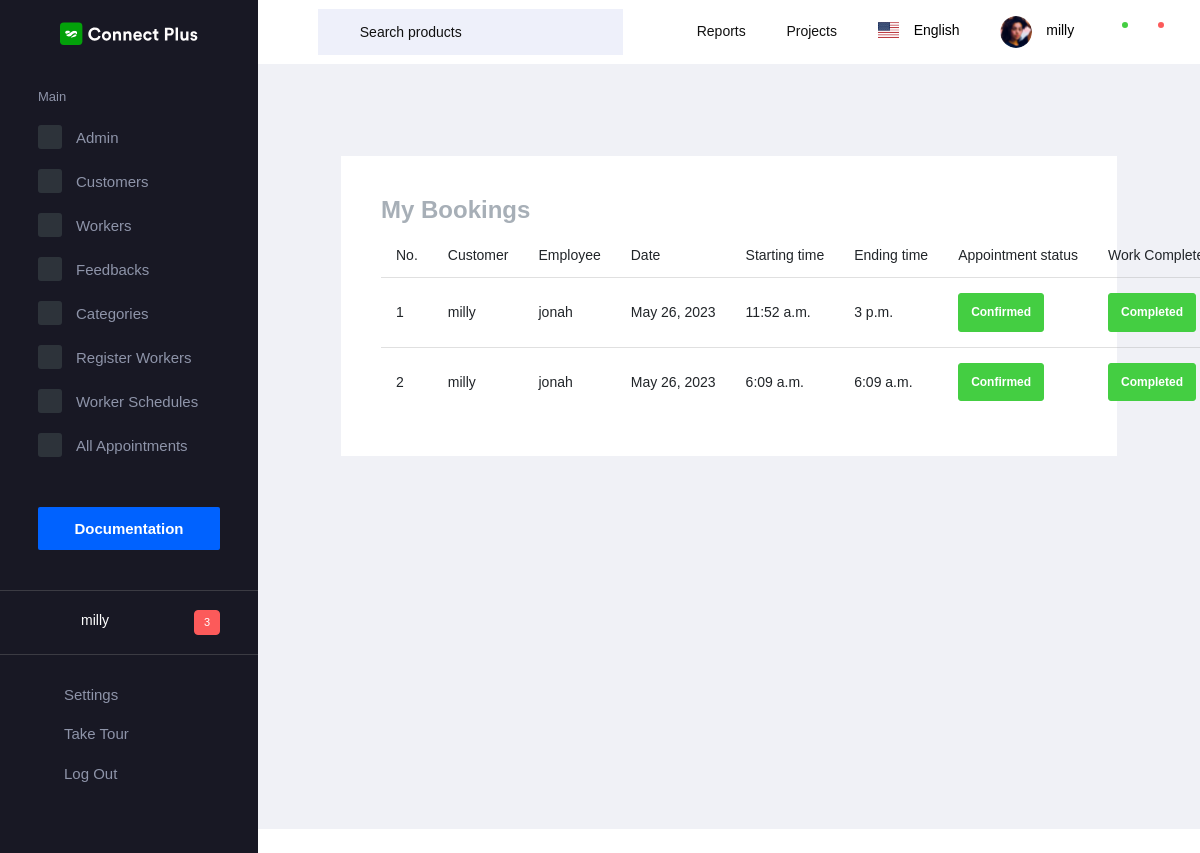
Screenshot of /all_appointments (signed in) with the database file from the repository.
### app/models.py (models this page shows)
class Login(AbstractUser):
    is_worker = models.BooleanField(default=False)
    is_customer = models.BooleanField(default=False)
    name = models.CharField(max_length=42, null=True)
    phone = models.CharField(max_length=15, null=True)
    profile_pic = models.FileField(upload_to='documents/', null=True)
    status = models.IntegerField(default=0, null=True)
    category = models.ForeignKey(WorkerCategory, on_delete=models.CASCADE, null=True)
    gender = models.CharField(max_length=10)
    address = models.TextField(max_length=150)

class BookAppointment(models.Model):
    schedule = models.ForeignKey(WorkSchedule, on_delete=models.DO_NOTHING)
    customer = models.ForeignKey(Login, on_delete=models.DO_NOTHING)
    status = models.IntegerField(default=0, null=True)
    completed = models.IntegerField(default=0, null=True)

class WorkSchedule(models.Model):
    user = models.ForeignKey(Login, on_delete=models.DO_NOTHING)
    date = models.DateField(null=True, blank=True)
    start_time = models.TimeField()
    end_time = models.TimeField()
    customer = models.CharField(max_length=20, null=True, blank=True)

### app/admin_views.py (the view)
# urls.py: path('all_appointments', admin_views.all_appointments, name="all_appointments"),
@cache_control(no_cache=True, must_revalidate=True, no_store=True)
@login_required
def all_appointments(request):
    data = BookAppointment.objects.all()
    return render(request, 'admin/all_appointments.html', {'data': data})

### templates/admin/all_appointments.html (shortened to what this page needs)
{% extends "admin/base_admin.html" %}
{%load crispy_forms_tags %}
{% block content %}
<div class="content-wrapper">
        <div class="row">
            <div class="col-md-12 grid-margin stretch-card">
                <div class="card">
                  <div class="card-body">
                      <h2>My Bookings</h2>
                      <table class="table">
                        <thead>
                          <tr>
                            <th scope="col">No.</th>
                            <th scope="col">Customer</th>
                            <th scope="col">Employee</th>
                            <th scope="col">Date</th>
                            <th scope="col">Starting time</th>
                            <th scope="col">Ending time</th>
                            <th scope="col">Appointment status</th>
                            <th scope="col">Work Completed</th>
                          </tr>
                        </thead>
                        <tbody>
                        {% for i in data %}
                          <tr>
                            <td>{{forloop.counter}}</td>
                            <td>{{i.customer}}</td>
                            <td>{{i.schedule.user}}</td>
                            <td>{{i.schedule.date}}</td>
                            <td>{{i.schedule.start_time}}</td>
                            <td>{{i.schedule.end_time}}</td>
                            <td>
                              {% if i.status == 0 %}
                              <button type="button" class="btn btn-warning">Pending</button>
                                  {% elif i.status == 1 %}
                                      <button type="button" class="btn btn-success">Confirmed</button>
                              {% else %}
                                      <button type="button" class="btn btn-danger">Rejected</button>
                              {% endif %}
                              </td>
                              <td>
                                  {% if i.completed == 1 %}
                                  <button type="button" class="btn btn-success">Completed</button>
                                  {% else %}
                                  <button type="button" class="btn btn-danger">Not Completed</button>
                                  {% endif %}
                              </td>
                          </tr>
                          {% endfor %}
                        </tbody>
                      </table>
                  </div>
                </div>
            </div>
        </div>
</div>
{% endblock %}

### templates/admin/base_admin.html (shortened to what this page needs)
<!DOCTYPE html>
<html lang="en">
{% load static %}
  <head>
    <link rel="stylesheet" href=" {% static 'dashboard/vendors/mdi/css/materialdesignicons.min.css' %} ">
    <link rel="stylesheet" href=" {% static 'dashboard/vendors/flag-icon-css/css/flag-icon.min.css' %} ">
    <link rel="stylesheet" href=" {% static 'dashboard/vendors/css/vendor.bundle.base.css' %} ">
    <link rel="stylesheet" href=" {% static 'dashboard/vendors/font-awesome/css/font-awesome.min.css' %} " />
    <link rel="stylesheet" href=" {% static 'dashboard/vendors/bootstrap-datepicker/bootstrap-datepicker.min.css' %} ">
    <link rel="stylesheet" href=" {% static 'dashboard/css/style.css' %} ">
  </head>
  <body>
    <div class="container-scroller">
      <nav class="navbar default-layout-navbar col-lg-12 col-12 p-0 fixed-top d-flex flex-row">
        <div class="text-center navbar-brand-wrapper d-flex align-items-center justify-content-center">
          <a class="navbar-brand brand-logo" href=" {% static 'index.html' %} "><img src=" {% static 'dashboard/images/logo.svg' %} " alt="logo" /></a>
        </div>
        <div class="navbar-menu-wrapper d-flex align-items-stretch">
          <button class="navbar-toggler navbar-toggler align-self-center" type="button" data-toggle="minimize">
            <span class="mdi mdi-menu"></span>
          </button>
          <div class="search-field d-none d-xl-block">
            <form class="d-flex align-items-center h-100" action="#">
              <div class="input-group">
                <div class="input-group-prepend bg-transparent">
                  <i class="input-group-text border-0 mdi mdi-magnify"></i>
                </div>
                <input type="text" class="form-control bg-transparent border-0" placeholder="Search products">
              </div>
            </form>
          </div>
          <ul class="navbar-nav navbar-nav-right">
            <li class="nav-item  dropdown d-none d-md-block">
              <a class="nav-link dropdown-toggle" id="reportDropdown" href="#" data-toggle="dropdown" aria-expanded="false"> Reports </a>
            </li>
            <li class="nav-item  dropdown d-none d-md-block">
              <a class="nav-link dropdown-toggle" id="projectDropdown" href="#" data-toggle="dropdown" aria-expanded="false"> Projects </a>
            </li>
            <li class="nav-item nav-language dropdown d-none d-md-block">
              <a class="nav-link dropdown-toggle" id="languageDropdown" href="#" data-toggle="dropdown" aria-expanded="false">
                <div class="nav-language-icon">
                  <i class="flag-icon flag-icon-us" title="us" id="us"></i>
                </div>
                <div class="nav-language-text">
                  <p class="mb-1 text-black">English</p>
                </div>
              </a>
            </li>
            <li class="nav-item nav-profile dropdown">
              <a class="nav-link dropdown-toggle" id="profileDropdown" href="#" data-toggle="dropdown" aria-expanded="false">
                <div class="nav-profile-img">
                  <img src=" {% static 'dashboard/images/faces/face28.png' %} " alt="image">
                </div>
                <div class="nav-profile-text">
                  <p class="mb-1 text-black">{{ request.user }}</p>
                </div>
              </a>
            </li>
            <li class="nav-item dropdown">
              <a class="nav-link count-indicator dropdown-toggle" id="messageDropdown" href="#" data-toggle="dropdown" aria-expanded="false">
                <i class="mdi mdi-email-outline"></i>
                <span class="count-symbol bg-success"></span>
              </a>
            </li>
            <li class="nav-item dropdown">
              <a class="nav-link count-indicator dropdown-toggle" id="notificationDropdown" href="#" data-toggle="dropdown">
                <i class="mdi mdi-bell-outline"></i>
                <span class="count-symbol bg-danger"></span>
              </a>
            </li>
          </ul>
        </div>
      </nav>
      <div class="container-fluid page-body-wrapper">
        <nav class="sidebar sidebar-offcanvas" id="sidebar">
          <ul class="nav">
            <li class="nav-item nav-category">Main</li>
            <li class="nav-item">
              <a class="nav-link" href=" {% url 'admin_dash' %} ">
                <span class="icon-bg"><i class="mdi mdi-cube menu-icon"></i></span>
                <span class="menu-title">Admin</span>
              </a>
            </li>
            <li class="nav-item">
              <a class="nav-link" href=" {% url 'admin_customers' %} ">
                <span class="icon-bg"><i class="mdi mdi-contacts menu-icon"></i></span>
                <span class="menu-title">Customers</span>
              </a>
            </li>
            <li class="nav-item">
              <a class="nav-link" href=" {% url 'admin_workers' %} ">
                <span class="icon-bg"><i class="mdi mdi-format-list-bulleted menu-icon"></i></span>
                <span class="menu-title">Workers</span>
              </a>
            </li>
            <li class="nav-item">
              <a class="nav-link" href=" {% url 'feedbacks' %} ">
                <span class="icon-bg"><i class="mdi mdi-chart-bar menu-icon"></i></span>
                <span class="menu-title">Feedbacks</span>
              </a>
            </li>
            <li class="nav-item">
              <a class="nav-link" href=" {% url 'category_register' %} ">
                <span class="icon-bg"><i class="mdi mdi-table-large menu-icon"></i></span>
                <span class="menu-title">Categories</span>
              </a>
            </li>
            <li class="nav-item">
              <a class="nav-link" href=" {% url 'worker_register' %} ">
                <span class="icon-bg"><i class="mdi mdi-account-plus menu-icon"></i></span>
                <span class="menu-title">Register Workers</span>
              </a>
            </li>
            <li class="nav-item">
              <a class="nav-link" href=" {% url 'worker_schedules' %} ">
                <span class="icon-bg"><i class="mdi mdi-table-large menu-icon"></i></span>
                <span class="menu-title">Worker Schedules</span>
              </a>
            </li>
            <li class="nav-item">
              <a class="nav-link" href=" {% url 'all_appointments' %} ">
                <span class="icon-bg"><i class="mdi mdi-table-large menu-icon"></i></span>
                <span class="menu-title">All Appointments</span>
              </a>
            </li>
            <li class="nav-item documentation-link">
              <a class="nav-link" href="http://www.bootstrapdash.com/demo/connect-plus-free/jquery/documentation/documentation.html" target="_blank">
                <span class="menu-title">Documentation</span>
              </a>
            </li>
            <li class="nav-item sidebar-user-actions">
              <div class="user-details">
                <div class="d-flex justify-content-between align-items-center">
                  <div>
                    <div class="d-flex align-items-center">
                      <div class="sidebar-profile-img">
                      </div>
                      <div class="sidebar-profile-text">
                        <p class="mb-1">{{ request.user }}</p>
                      </div>
                    </div>
                  </div>
                  <div class="badge badge-danger">3</div>
                </div>
              </div>
            </li>
            <li class="nav-item sidebar-user-actions">
              <div class="sidebar-user-menu">
                <a href="{% url 'admin:index' %}" class="nav-link"><i class="mdi mdi-settings menu-icon"></i>
                  <span class="menu-title">Settings</span>
                </a>
              </div>
            </li>
            <li class="nav-item sidebar-user-actions">
              <div class="sidebar-user-menu">
                <a href="#" class="nav-link"><i class="mdi mdi-speedometer menu-icon"></i>
                  <span class="menu-title">Take Tour</span></a>
              </div>
            </li>
            <li class="nav-item sidebar-user-actions">
              <div class="sidebar-user-menu">
                <a href="{% url 'logout_view' %}" class="nav-link"><i class="mdi mdi-logout menu-icon"></i>
                  <span class="menu-title">Log Out</span></a>
              </div>
            </li>
          </ul>
        </nav>
        <div class="main-panel">
          <div class="content-wrapper">
            <div class="row" id="proBanner">
              {% block content %}
              {% endblock %}
              </div>
            </div>
            <div class="row">
            </div>
    </div>
  </body>
</html>

### rows the page displays
Login: user "milly"
BookAppointment: customer "milly", schedule.user "jonah", schedule "May 26, 2023", schedule.start_time "11:52 a.m.", schedule.end_time "3 p.m.", status "Confirmed", completed "Completed"
BookAppointment: customer "milly", schedule.user "jonah", schedule "May 26, 2023", schedule.start_time "6:09 a.m.", schedule.end_time "6:09 a.m.", status "Confirmed", completed "Completed"
